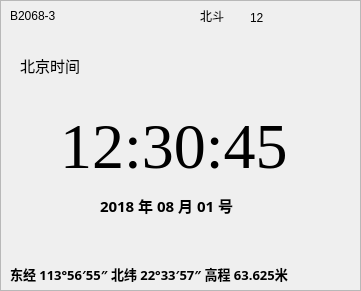
  <widget class="QFrame" name="frame_2">
   <property name="geometry">
    <rect>
     <x>70</x>
     <y>0</y>
     <width>361</width>
     <height>291</height>
    </rect>
   </property>
   <property name="frameShape">
    <enum>QFrame::StyledPanel</enum>
   </property>
   <property name="frameShadow">
    <enum>QFrame::Raised</enum>
   </property>
   <widget class="QLabel" name="label_37">
    <property name="geometry">
     <rect>
      <x>10</x>
      <y>258</y>
      <width>321</width>
      <height>31</height>
     </rect>
    </property>
    <property name="font">
     <font>
      <family>微软雅黑</family>
      <pointsize>10</pointsize>
      <weight>75</weight>
      <bold>true</bold>
     </font>
    </property>
    <property name="text">
     <string>东经 113°56′55″ 北纬 22°33′57″ 高程 63.625米</string>
    </property>
   </widget>
   <widget class="QLabel" name="label_30">
    <property name="geometry">
     <rect>
      <x>200</x>
      <y>10</y>
      <width>54</width>
      <height>12</height>
     </rect>
    </property>
    <property name="text">
     <string>北斗</string>
    </property>
   </widget>
   <widget class="QLabel" name="label_34">
    <property name="geometry">
     <rect>
      <x>20</x>
      <y>50</y>
      <width>81</width>
      <height>31</height>
     </rect>
    </property>
    <property name="font">
     <font>
      <family>微软雅黑</family>
      <pointsize>11</pointsize>
      <weight>50</weight>
      <bold>false</bold>
     </font>
    </property>
    <property name="text">
     <string>北京时间</string>
    </property>
   </widget>
   <widget class="QLabel" name="label_31">
    <property name="geometry">
     <rect>
      <x>250</x>
      <y>10</y>
      <width>31</width>
      <height>16</height>
     </rect>
    </property>
    <property name="text">
     <string>12</string>
    </property>
   </widget>
   <widget class="QLabel" name="label_33">
    <property name="geometry">
     <rect>
      <x>340</x>
      <y>5</y>
      <width>21</width>
      <height>21</height>
     </rect>
    </property>
    <property name="text">
     <string/>
    </property>
    <property name="pixmap">
     <pixmap resource="icons.qrc">:/picture/86.ico</pixmap>
    </property>
    <property name="scaledContents">
     <bool>true</bool>
    </property>
   </widget>
   <widget class="QLabel" name="label_29">
    <property name="geometry">
     <rect>
      <x>10</x>
      <y>10</y>
      <width>54</width>
      <height>12</height>
     </rect>
    </property>
    <property name="text">
     <string>B2068-3</string>
    </property>
   </widget>
   <widget class="QLabel" name="label_36">
    <property name="geometry">
     <rect>
      <x>100</x>
      <y>190</y>
      <width>191</width>
      <height>31</height>
     </rect>
    </property>
    <property name="font">
     <font>
      <family>微软雅黑</family>
      <pointsize>11</pointsize>
      <weight>75</weight>
      <bold>true</bold>
     </font>
    </property>
    <property name="text">
     <string>2018 年 08 月 01 号</string>
    </property>
   </widget>
   <widget class="QLabel" name="label_32">
    <property name="geometry">
     <rect>
      <x>290</x>
      <y>4</y>
      <width>21</width>
      <height>21</height>
     </rect>
    </property>
    <property name="text">
     <string/>
    </property>
    <property name="pixmap">
     <pixmap resource="icons.qrc">:/picture/75.ico</pixmap>
    </property>
    <property name="scaledContents">
     <bool>true</bool>
    </property>
   </widget>
   <widget class="QLabel" name="label_35">
    <property name="geometry">
     <rect>
      <x>60</x>
      <y>110</y>
      <width>231</width>
      <height>71</height>
     </rect>
    </property>
    <property name="font">
     <font>
      <family>Times New Roman</family>
      <pointsize>48</pointsize>
      <weight>50</weight>
      <bold>false</bold>
     </font>
    </property>
    <property name="text">
     <string>12:30:45</string>
    </property>
   </widget>
  </widget>
